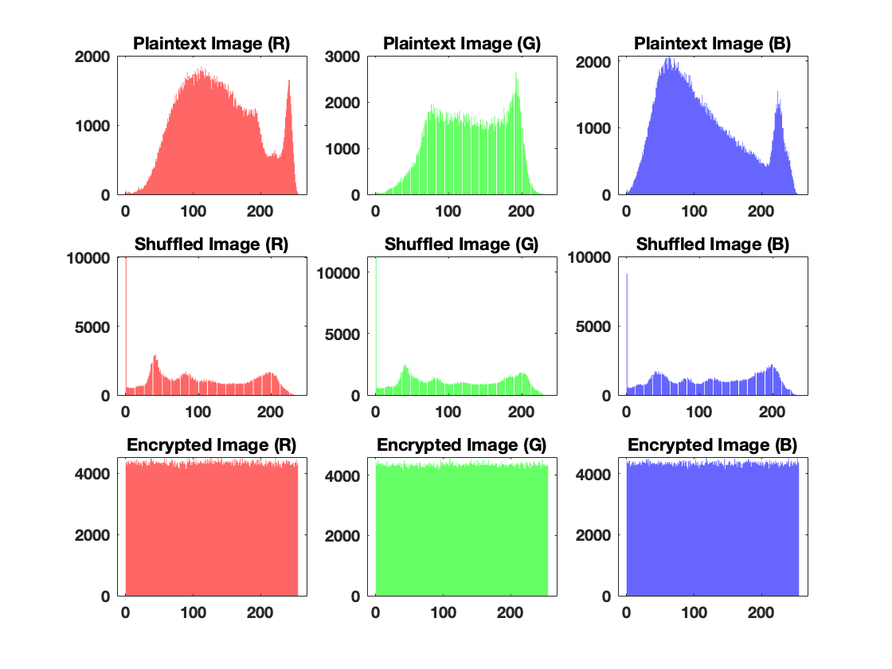
%> input picture archive/histogram-analyis-matlab/baboon.png, 892 x 669 px, shrunk from 1120 x 840 before the run
$ octave histogram_analysis_rgb.m   (GNU Octave 9; MATLAB toolbox functions it lacks are replaced by stand-ins)
%> lines starting %> are read from the running program, lines starting %| are printed output that depends on the picture
% Lazaros Moysis
% Youtube channel
% https://www.youtube.com/@lazarosmoysis5095
% RG: https://www.researchgate.net/profile/Lazaros-Moysis

% Realevant video
% https://www.youtube.com/watch?v=_mNyanDTDvw

% The SIPI database
% https://sipi.usc.edu/database/


% The following papers can be used as references for chaos based encryption
% https://dergipark.org.tr/en/pub/chaos/issue/54264/756229
% https://link.springer.com/chapter/10.1007/978-3-030-92166-8_7
% https://ieeexplore.ieee.org/abstract/document/9396395


% The following code displays the histograms of a plaintext image, its
% shuffled version, and its encrypted one.
% The histogram's variance is also computed
% See the references above on
% information for chaos based encryption.

clear
plaintext=imread('original/done/baboon.png');
%> plaintext is the input picture: size 669x892x3 uint8; mean R, G, B 228.2, 226.9, 228

shuffled=imread('shuffled_rgb.png');
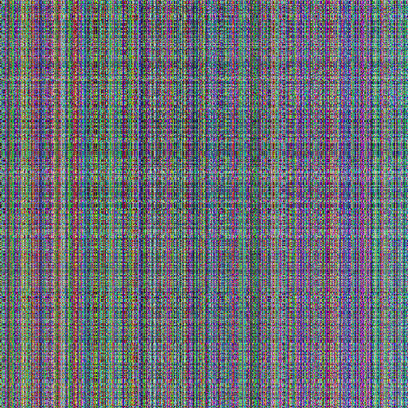
%> input picture archive/histogram-analyis-matlab/shuffled_rgb.png, 408 x 408 px, shrunk from 512 x 512 before the run
%> shuffled is the input picture: size 408x408x3 uint8; mean R, G, B 105.6, 109.4, 117.3

ciphertext=imread('encrypted/woman_darkhair.tif');
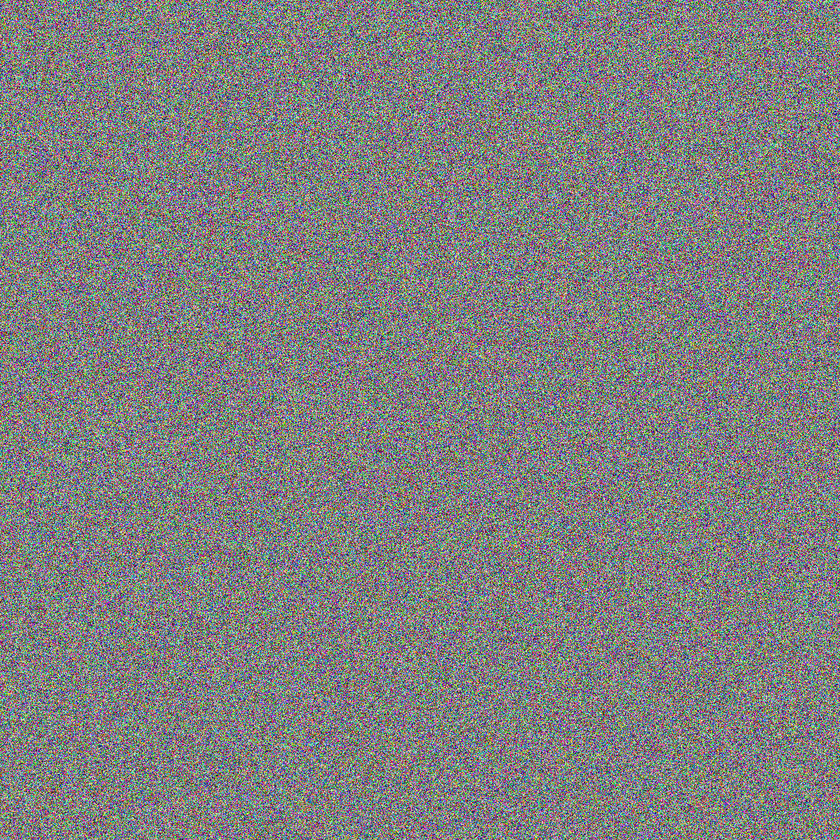
%> input picture data/encrypted/woman_darkhair.tif, 840 x 840 px, shrunk from 1055 x 1055 before the run
%> ciphertext is the input picture: size 840x840x3 uint8; mean R, G, B 127.5, 127.6, 127.5


% Display Images
figure
subplot(1,3,1)
box on
imshow(plaintext)
title('Plaintext Image')
set(gca,'fontsize',10)
set(gca,'fontweight','bold')
subplot(1,3,2)
imshow(shuffled)
title('Shuffled Image')
set(gca,'fontsize',10)
set(gca,'fontweight','bold')
box on
subplot(1,3,3)
imshow(ciphertext)
title('Encrypted Image')
set(gca,'fontsize',10)
set(gca,'fontweight','bold')
box on

% Display their Histograms
% In the encryption process, we first combine all three channels and then perform
% shuffling and substitution. So the histograms of the shuffled channels
% are not the same to the original ones (in contrast to the grayscale case)


[R,G,B] = imsplit(plaintext);
[Rshuf,Gshuf,Bshuf] = imsplit(shuffled);
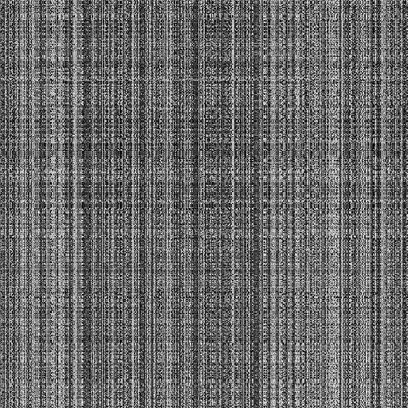
%> Rshuf: size 408x408 uint8; min 0, max 255, mean 105.6
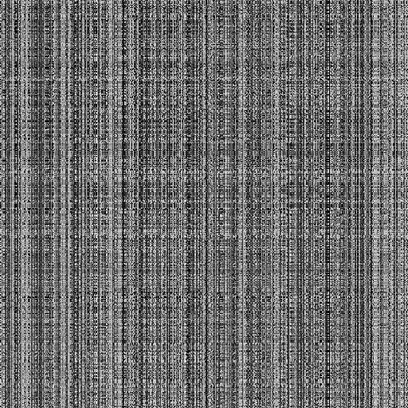
%> Gshuf: size 408x408 uint8; min 0, max 255, mean 109.4
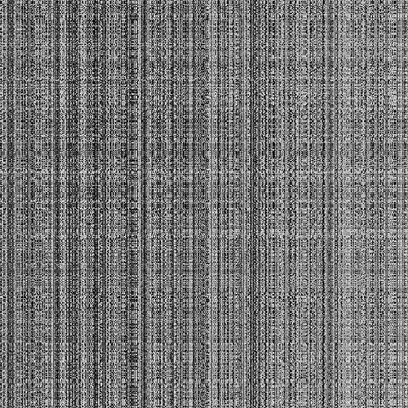
%> Bshuf: size 408x408 uint8; min 0, max 255, mean 117.3
[Renc,Genc,Benc] = imsplit(ciphertext);
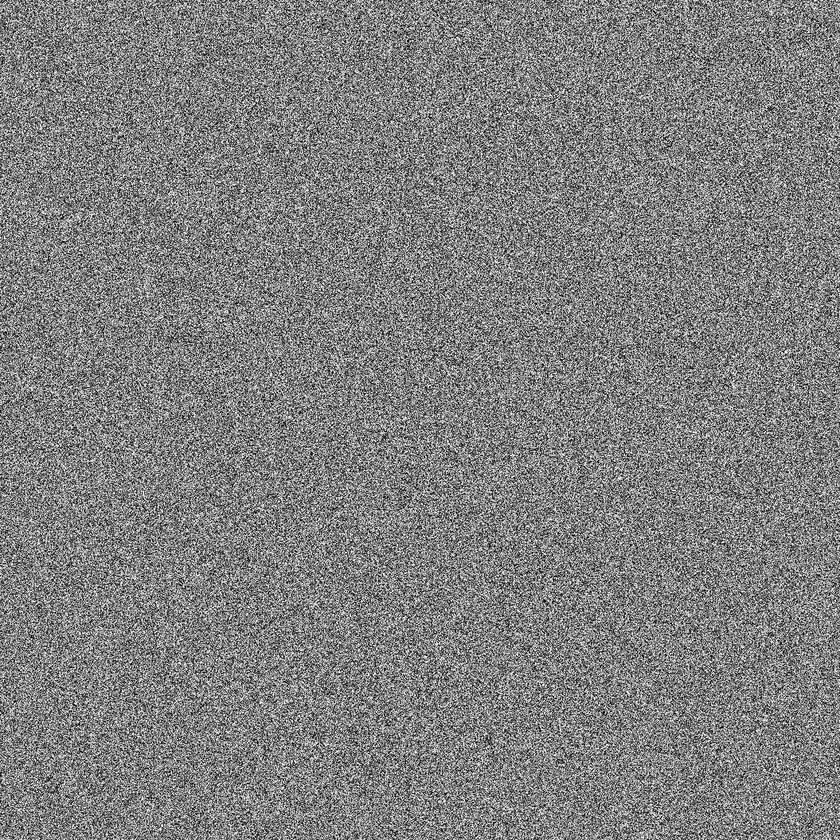
%> Benc: size 840x840 uint8; min 0, max 255, mean 127.5; mean of the top-left, top-right, bottom-left and bottom-right quarters 127.4, 127.5, 127.4, 127.5

figure(2)
subplot(3,3,1)
hold all
histogram(R,256,FaceColor="r",EdgeColor="none")
set(gca,'fontsize',10)
set(gca,'fontweight','bold')
title('Plaintext Image (R)')
box on
subplot(3,3,2)
hold all
histogram(G,256,FaceColor="g",EdgeColor="none")
set(gca,'fontsize',10)
set(gca,'fontweight','bold')
title('Plaintext Image (G)')
box on
subplot(3,3,3)
hold all
histogram(B,256,FaceColor="b",EdgeColor="none")
set(gca,'fontsize',10)
set(gca,'fontweight','bold')
box on
title('Plaintext Image (B)')


subplot(3,3,4)
hold all
histogram(Rshuf,256,FaceColor="r",EdgeColor="none")
set(gca,'fontsize',10)
set(gca,'fontweight','bold')
title('Shuffled Image (R)')
box on
subplot(3,3,5)
hold all
histogram(Gshuf,256,FaceColor="g",EdgeColor="none")
set(gca,'fontsize',10)
set(gca,'fontweight','bold')
title('Shuffled Image (G)')
box on
subplot(3,3,6)
hold all
histogram(Bshuf,256,FaceColor="b",EdgeColor="none")
set(gca,'fontsize',10)
set(gca,'fontweight','bold')
box on
title('Shuffled Image (B)')


subplot(3,3,7)
hold all
histogram(Renc,256,FaceColor="r",EdgeColor="none")
set(gca,'fontsize',10)
set(gca,'fontweight','bold')
title('Encrypted Image (R)')
box on
subplot(3,3,8)
hold all
histogram(Genc,256,FaceColor="g",EdgeColor="none")
set(gca,'fontsize',10)
set(gca,'fontweight','bold')
title('Encrypted Image (G)')
box on
subplot(3,3,9)
hold all
histogram(Benc,256,FaceColor="b",EdgeColor="none")
set(gca,'fontsize',10)
set(gca,'fontweight','bold')
box on
title('Encrypted Image (B)')
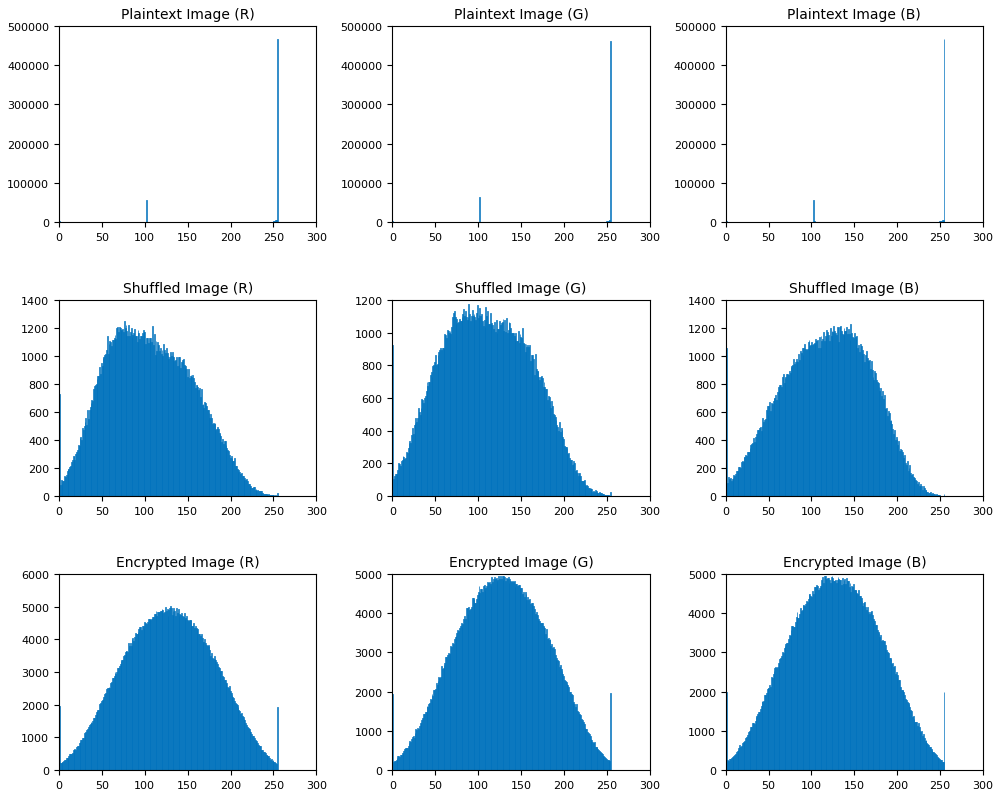
%> figure redrawn from the program's plot data, 9 panels; panel 1: tallest bar 466515 high, from x = 254 to 255; panel 2: tallest bar 462511 high, from x = 254 to 255; panel 3: tallest bar 465935 high, from x = 254 to 255; panel 4: tallest bar 1249 high, from x = 75.7 to 76.7


% compute variance of histograms
counts = imhist(R);
%> counts = 256 values, max 466515 at index 256, min 68 at index 15, mean 2331
disp('Variance: Plaintext R')
var(counts)
%> ans = 860619526.4

counts = imhist(G);
%> counts = 256 values, max 462511 at index 256, min 68 at index 15, mean 2331
disp('Variance: Plaintext G')
var(counts)
%> ans = 849813555.4

counts = imhist(B);
%> counts = 256 values, max 465935 at index 256, min 68 at index 15, mean 2331
disp('Variance: Plaintext B')
var(counts)
%> ans = 858712560.8


counts = imhist(Rshuf);
%> counts = 256 values, max 1249 at index 77, min 2 at index 255, mean 650.2
disp('Variance: Shuffled R')
var(counts)
%> ans = 174922.2

counts = imhist(Gshuf);
%> counts = 256 values, max 1174 at index 90, min 3 at index 255, mean 650.2
disp('Variance: Shuffled G')
var(counts)
%> ans = 155399.7

counts = imhist(Bshuf);
%> counts = 256 values, max 1232 at index 147, min 1 at index 255, mean 650.2
disp('Variance: Shuffled B')
var(counts)
%> ans = 170085.1

counts = imhist(Renc);
%> counts = 256 values, max 5020 at index 131, min 190 at index 255, mean 2756.2
disp('Variance: Encrypted R')
var(counts)
%> ans = 2571385.1

counts = imhist(Genc);
%> counts = 256 values, max 4956 at index 125, min 194 at index 2, mean 2756.2
disp('Variance: Encrypted G')
var(counts)
%> ans = 2568391.2

counts = imhist(Benc);
%> counts = 256 values, max 4953 at index 117, min 192 at index 255, mean 2756.2
disp('Variance: Encrypted B')
var(counts)
%> ans = 2571164.1
